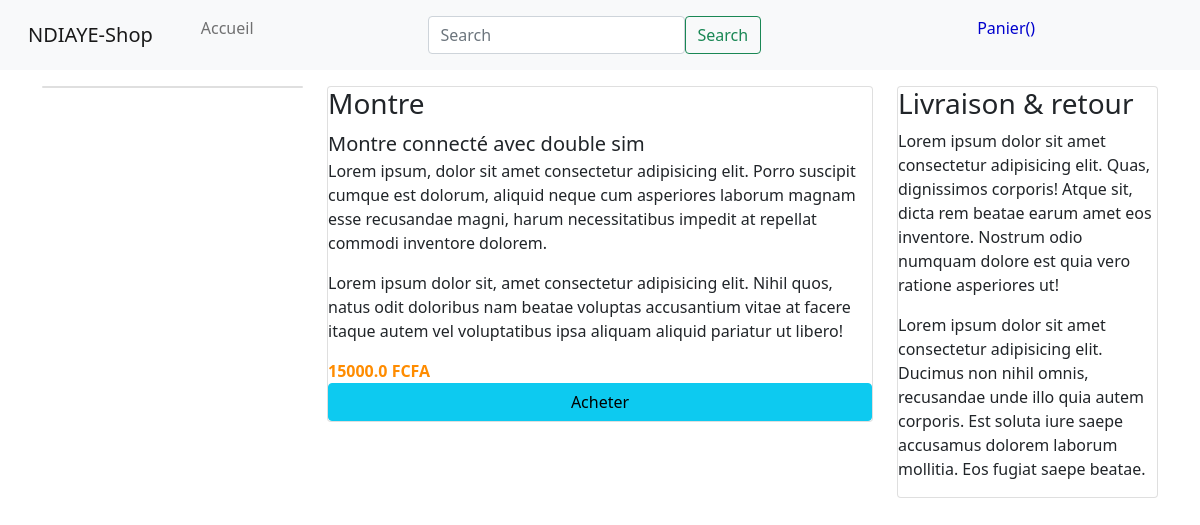
/show/3/, run on the app's committed database.
### shop/models.py (models this page shows, shortened)
class Produit(models.Model):
	titre = models.CharField(max_length=200)
	price = models.FloatField()
	description = models.TextField()
	categorie = models.ForeignKey(Categorie,related_name='categorie',on_delete=models.CASCADE)
	image = models.CharField(max_length=500)
	date_ajout = models.DateTimeField(auto_now_add=True)
	class Meta:
		ordering = ['-date_ajout']

### shop/views.py (the view)
# urls.py: path('show/<int:id>/',views.detail_view,name='show'),
def detail_view(request,id):
	produit = Produit.objects.get(id=id)
	context = {'produit':produit}
	return render(request,'shop/show.html',context)

### templates/shop/show.html (shortened to what this page needs)
{% extends 'shop/base.html' %}
{% block content %}
<div class="container">
	<div class="row mt-3">
            <div class="col-lg-3">
                <div class="card">
                </div>
            </div>
            <div class="col-lg-6">
                <div class="card">
                    <div class="h3">{{ produit.titre }}</div>
                    <div class="lead">{{ produit.description }}</div>
                    <p>Lorem ipsum, dolor sit amet consectetur adipisicing elit. Porro suscipit cumque est dolorum, aliquid neque cum asperiores laborum magnam esse recusandae magni, harum necessitatibus impedit at repellat commodi inventore dolorem.</p>
                    <p>Lorem ipsum dolor sit, amet consectetur adipisicing elit. Nihil quos, natus odit doloribus nam beatae voluptas accusantium vitae at facere itaque autem vel voluptatibus ipsa aliquam aliquid pariatur ut libero!</p>
                    <div  style="color: darkorange;"><strong>{{ produit.price }} FCFA</strong></div>
                    <div style="float: right;" class="btn btn-info">Acheter</div>
                </div>
            </div>
            <div class="col-lg-3">
                <div class="card">
                    <h3>Livraison & retour</h3>
                    <p>Lorem ipsum dolor sit amet consectetur adipisicing elit. Quas, dignissimos corporis! Atque sit, dicta rem beatae earum amet eos inventore. Nostrum odio numquam dolore est quia vero ratione asperiores ut!</p>
                    <p>Lorem ipsum dolor sit amet consectetur adipisicing elit. Ducimus non nihil omnis, recusandae unde illo quia autem corporis. Est soluta iure saepe accusamus dolorem laborum mollitia. Eos fugiat saepe beatae.</p>
                </div>
            </div>
	</div>
</div>
{% endblock  %}

### data on the page
Produit: titre "Montre", description "Montre connecté avec double sim", price "15000.0"
